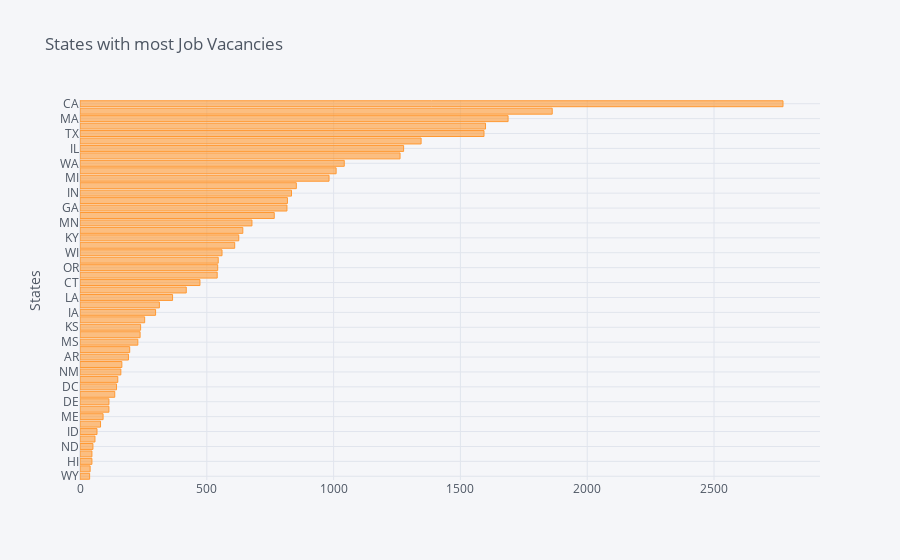

This figure's notebook cell:
### Markdown cell above
<code>__State__</code>

### Code cell
jobs['state'].value_counts().sort_values(ascending = True).iplot(kind = 'bar', 
                                                                  orientation = 'h',
                                                                  yTitle = 'States',
                                                                  title = 'States with most Job Vacancies'
                                                                 )

### Figure 1 — Plotly figure (JSON) as saved in the notebook; plotly's stock layout.template omitted (floating-point values rounded to 4 significant figures)
{"data": [{"marker": {"color": "rgba(255, 153, 51, 0.6)", "line": {"color": "rgba(255, 153, 51, 1.0)", "width": 1}}, "name": "state", "orientation": "h", "text": "", "type": "bar", "x": [38, 40, 47, 47, 51, 59, 67, 81, 91, 114, 114, 137, 144, 149, 161, 165, 191, 196, 228, 237, 239, 255, 298, 313, 365, 419, 473, 541, 543, 545, 560, 610, 626, 642, 678, 766, 816, 818, 834, 853, 982, 1010, 1042, 1262, 1276, 1345, 1593, 1599, 1688, 1862, 2772], "y": ["WY", "VT", "HI", "AK", "ND", "MT", "ID", "SD", "ME", "WV", "DE", "NE", "DC", "NV", "NM", "RI", "AR", "UT", "MS", "NH", "KS", "OK", "IA", "AL", "LA", "SC", "CT", "NY", "OR", "AZ", "WI", "TN", "KY", "MO", "MN", "CO", "GA", "MD", "IN", "VA", "MI", "NC", "WA", "OH", "IL", "FL", "TX", "PA", "MA", "NJ", "CA"]}], "layout": {"legend": {"bgcolor": "#F5F6F9", "font": {"color": "#4D5663"}}, "paper_bgcolor": "#F5F6F9", "plot_bgcolor": "#F5F6F9", "title": {"font": {"color": "#4D5663"}, "text": "States with most Job Vacancies"}, "xaxis": {"gridcolor": "#E1E5ED", "showgrid": true, "tickfont": {"color": "#4D5663"}, "title": {"font": {"color": "#4D5663"}, "text": ""}, "zerolinecolor": "#E1E5ED"}, "yaxis": {"gridcolor": "#E1E5ED", "showgrid": true, "tickfont": {"color": "#4D5663"}, "title": {"font": {"color": "#4D5663"}, "text": "States"}, "zerolinecolor": "#E1E5ED"}}}
